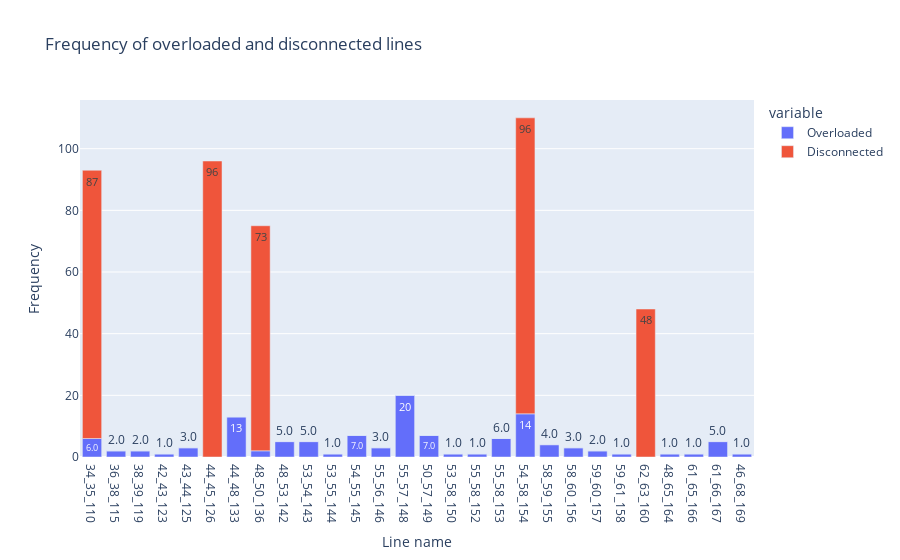

Notebook code cell kept with this figure:
### Code cell
episodes_plot.plot_overloaded_disconnected_lines_freq(episodes_names=["dec16_1", "dec16_2"])

### Figure 1 — Plotly figure (JSON) as saved in the notebook; plotly's stock layout.template omitted (floating-point values rounded to 4 significant figures)
{"data": [{"alignmentgroup": "True", "cliponaxis": false, "hovertemplate": "variable=Overloaded<br>Line name=%{x}<br>Frequency=%{y}<extra></extra>", "legendgroup": "Overloaded", "marker": {"color": "#636efa", "pattern": {"shape": ""}}, "name": "Overloaded", "offsetgroup": "Overloaded", "orientation": "v", "showlegend": true, "textangle": 0, "textfont": {"size": 12}, "textposition": "auto", "texttemplate": "%{y:.2s}", "type": "bar", "x": ["34_35_110", "36_38_115", "38_39_119", "42_43_123", "43_44_125", "44_45_126", "44_48_133", "48_50_136", "48_53_142", "53_54_143", "53_55_144", "54_55_145", "55_56_146", "55_57_148", "50_57_149", "53_58_150", "55_58_152", "55_58_153", "54_58_154", "58_59_155", "58_60_156", "59_60_157", "59_61_158", "62_63_160", "48_65_164", "61_65_166", "61_66_167", "46_68_169"], "xaxis": "x", "y": [6, 2, 2, 1, 3, 0, 13, 2, 5, 5, 1, 7, 3, 20, 7, 1, 1, 6, 14, 4, 3, 2, 1, 0, 1, 1, 5, 1], "yaxis": "y"}, {"alignmentgroup": "True", "cliponaxis": false, "hovertemplate": "variable=Disconnected<br>Line name=%{x}<br>Frequency=%{y}<extra></extra>", "legendgroup": "Disconnected", "marker": {"color": "#EF553B", "pattern": {"shape": ""}}, "name": "Disconnected", "offsetgroup": "Disconnected", "orientation": "v", "showlegend": true, "textangle": 0, "textfont": {"size": 12}, "textposition": "auto", "texttemplate": "%{y:.2s}", "type": "bar", "x": ["34_35_110", "36_38_115", "38_39_119", "42_43_123", "43_44_125", "44_45_126", "44_48_133", "48_50_136", "48_53_142", "53_54_143", "53_55_144", "54_55_145", "55_56_146", "55_57_148", "50_57_149", "53_58_150", "55_58_152", "55_58_153", "54_58_154", "58_59_155", "58_60_156", "59_60_157", "59_61_158", "62_63_160", "48_65_164", "61_65_166", "61_66_167", "46_68_169"], "xaxis": "x", "y": [87, 0, 0, 0, 0, 96, 0, 73, 0, 0, 0, 0, 0, 0, 0, 0, 0, 0, 96, 0, 0, 0, 0, 48, 0, 0, 0, 0], "yaxis": "y"}], "layout": {"barmode": "relative", "legend": {"title": {"text": "variable"}, "tracegroupgap": 0}, "title": {"text": "Frequency of overloaded and disconnected lines"}, "xaxis": {"anchor": "y", "domain": [0, 1], "title": {"text": "Line name"}}, "yaxis": {"anchor": "x", "domain": [0, 1], "title": {"text": "Frequency"}}}}
